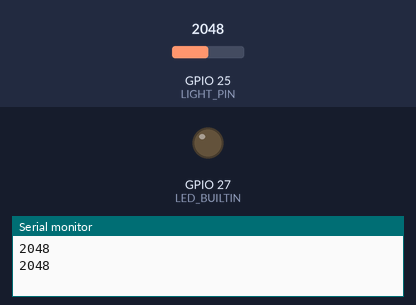
The sketch below on a simulated ESP32. Shown: output pins drawn as LEDs (lit = HIGH), the last lines printed to the serial monitor. Dashed ring = blinking. The inputs (shaded band) are chosen by the test bench; at power-on: GPIO 25 (LIGHT_PIN) = 2048.

Above: at 2.8 s.
2.9 s: GPIO 25 (LIGHT_PIN) set to 761
5.6 s: GPIO 25 (LIGHT_PIN) set to 632
At 6.8 s:
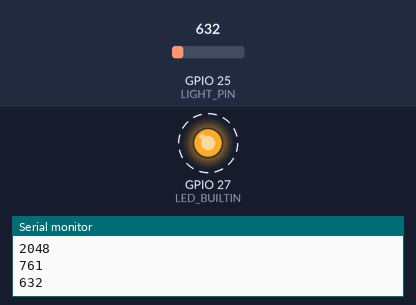
11.6 s: GPIO 25 (LIGHT_PIN) set to 740
At 12.2 s:
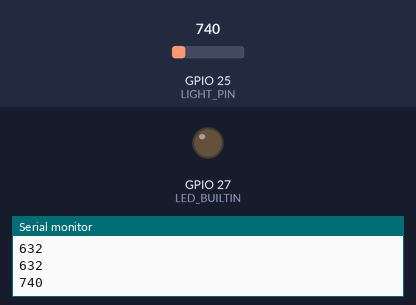
14.3 s: GPIO 25 (LIGHT_PIN) set to 660
At 16.3 s:
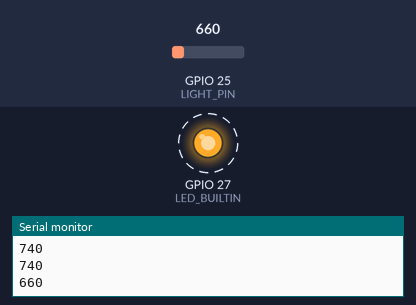
Timing chart, 0 to 21.3 s (numbered marks = the images above; inputs shaded):
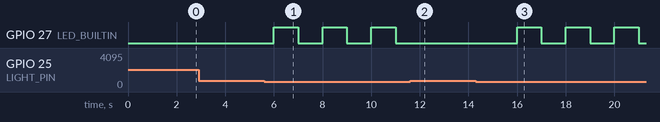

The sketch:

2-1.Kuraku-L-chika-Analog.ino
```cpp
const int LED_BUILTIN = 27;              // LED_BUILTINを27番ピンに定義する
const int LIGHT_PIN = 25;                // ライトセンサーのピン番号は25番と定義する

void setup() {
  pinMode(LED_BUILTIN, OUTPUT);          // LED_BUILTINのピンモードは出力用に定義する
  pinMode(LIGHT_PIN, INPUT);             // LIGHT_PINのピンモードは入力用に定義する
  Serial.begin(115200);                  // シリアルコンソール通信速度を115200bps
}

void loop() {
  int LIGHT_VAL = analogRead(LIGHT_PIN); // LIGHT_VALの値は、Light_Pinのアナログ値である
  Serial.println(LIGHT_VAL);             // LIGHT_VALをモニタに出力する
  if(LIGHT_VAL<700) {                    // LIGHT_VALが700未満であると次の文を実行する
  digitalWrite(LED_BUILTIN, HIGH);       // LED_BUILTINの電圧値をHIGHにしてLEDを点灯
    }
  delay(1000);                           // 1000ミリ秒待つ
  digitalWrite(LED_BUILTIN, LOW);        // LED_BUILTINの電圧値をLOWにしてLEDを消灯
  delay(1000);                           // 1000ミリ秒待つ
}
```

Measured:
- the behaviour switches between 700 and 699 on GPIO 25 (LIGHT_PIN) (found by bisection; images 0 and 1)
- after the input at 5.6 s, GPIO 27 (LED_BUILTIN): alternates HIGH for 1.0 s and LOW for 1.0 s, starting after 0.40 s
- after the input at 11.6 s, GPIO 27 (LED_BUILTIN): stays LOW (without the input it goes to HIGH after 0.40 s)
- after the input at 14.3 s, GPIO 27 (LED_BUILTIN): alternates HIGH for 1.0 s and LOW for 1.0 s, starting after 1.7 s
